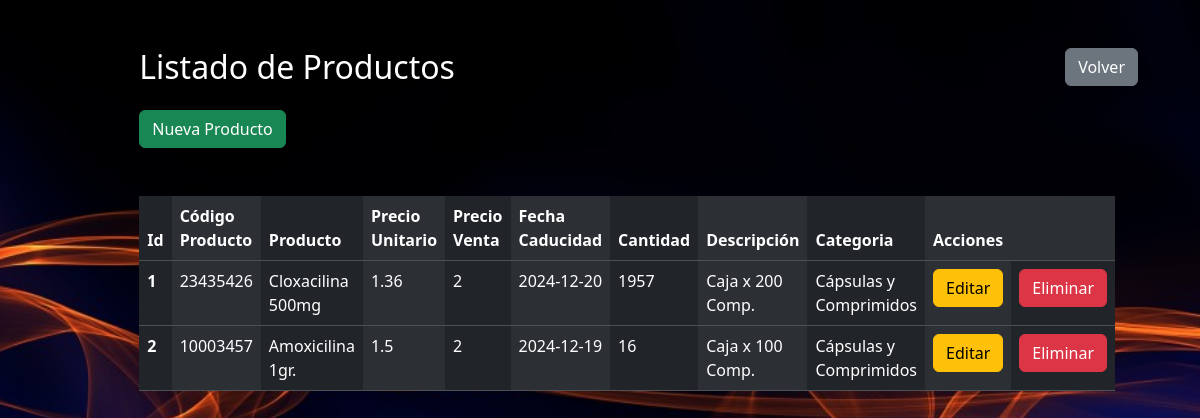
Before: /productos with the older database file.
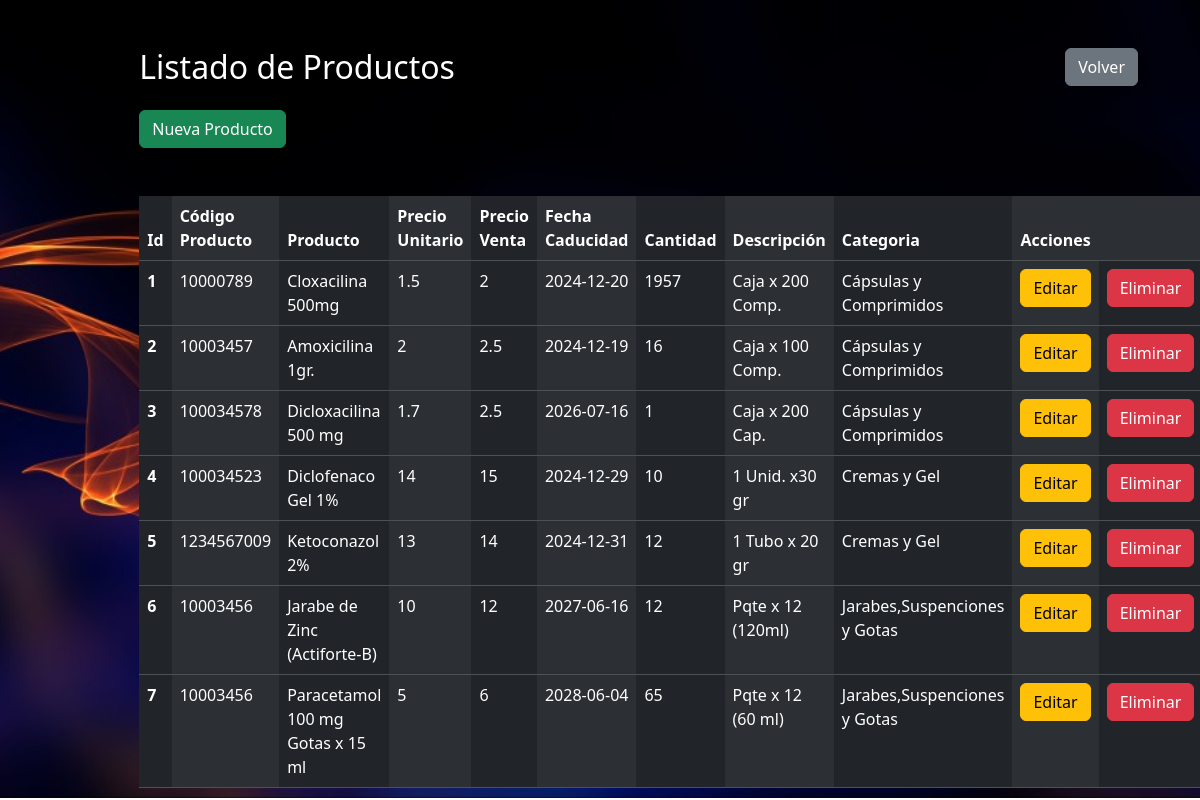
After: the same page with the newer database file.
### tables this page shows
CREATE TABLE producto (
        id_pro INTEGER PRIMARY KEY,
        cod_pro INTEGER NOT NULL,
        nombre_pro TEXT UNIQUE NOT NULL,
        precio_unitario INTEGER NOT NULL,
        precio_de_venta INTEGER NOT NULL,
        fecha_caducidad TEXT NOT NULL,
        cantidad INTEGER NOT NULL,
        descripcion TEXT NOT NULL,
        cod_cate INTEGER NOT NULL,
        FOREIGN KEY (cod_cate) REFERENCES categoria (cod_cate)
        );

CREATE TABLE categoria (
        cod_cate INTEGER PRIMARY KEY,
        nombre_cate TEXT NOT NULL,
        cod_prov INTEGER NOT NULL,
        FOREIGN KEY (cod_prov) REFERENCES proveedores (cod_prov)
        );

### app.py (the view)
@app.route("/productos")
def productos():
    conn=sqlite3.connect("sistema_farmacia.db")
    conn.row_factory=sqlite3.Row
    cursor=conn.cursor()
    cursor.execute('''
        SELECT producto.id_pro, producto.cod_pro, producto.nombre_pro, producto.precio_unitario,
               producto.precio_de_venta, producto.fecha_caducidad, producto.cantidad,
               producto.descripcion, categoria.nombre_cate AS nombre_categoria
        FROM producto
        JOIN categoria ON producto.cod_cate = categoria.cod_cate
    ''')
    productos=cursor.fetchall()
    return render_template("productos/listar_productos.html", productos=productos)

### templates/productos/listar_productos.html (shortened to what this page needs)
<!doctype html>
<html lang="es">
  <head>
    <link href="https://cdn.jsdelivr.net/npm/bootstrap@5.3.3/dist/css/bootstrap.min.css" rel="stylesheet">
    <link rel="stylesheet" href="{{ url_for('static', filename='css/estilos_registro_usuario.css') }}">
    <link rel="stylesheet" href="https://cdnjs.cloudflare.com/ajax/libs/sweetalert/2.1.2/sweetalert.min.css">
  </head>
<body>
    <div class="container mt-5">
        <a href="/admin/dashboard" class="btn btn-secondary volver">Volver</a>
        <div class="row justify-content-center">
            <div class="col-12 col-md-10">
                <h2>Listado de Productos</h2>
                <a href="/productos/nuevo" class="btn btn-success mt-3">Nueva Producto</a>
                <table class="table table-hover table-dark table-striped-columns mt-5">
                    <thead>
                        <tr>
                            <th scope="col">Id</th>
                            <th scope="col">Código Producto</th>
                            <th scope="col">Producto</th>
                            <th scope="col">Precio Unitario</th>
                            <th scope="col">Precio Venta</th>
                            <th scope="col">Fecha Caducidad</th>
                            <th scope="col">Cantidad</th>
                            <th scope="col">Descripción</th>
                            <th scope="col">Categoria</th>
                            <th colspan="2">Acciones</th>
                        </tr>
                    </thead>
                    <tbody>
                        {% for item in productos %}
                        <tr>
                            <th scope="row">{{item['id_pro']}}</th>
                            <td>{{item['cod_pro']}}</td>
                            <td>{{item['nombre_pro']}}</td>
                            <td>{{item['precio_unitario']}}</td>
                            <td>{{item['precio_de_venta']}}</td>
                            <td>{{item['fecha_caducidad']}}</td>
                            <td>{{item['cantidad']}}</td>
                            <td>{{item['descripcion']}}</td>
                            <td>{{item['nombre_categoria']}}</td>
                            <td><a href="/productos/editar/{{item['id_pro']}}" class="btn btn-warning">Editar</a></td>
                            <td><a href="/productos/eliminar/{{item['id_pro']}}"  class="btn btn-danger"onclick="mostrarMensajeEliminado()">Eliminar</a></td>
                        </tr>
                        {% endfor %}
                    </tbody>
                </table>
            </div>
        </div>
    </div>
</body>
</html>

### static/css/estilos_registro_usuario.css (style rules this page uses)
body { padding-top: 0px; background-image: url('../imagenes/fondo_login.jpg'); background-size: cover; background-repeat: no-repeat; background-position: center; height:750px; color:#ffffff; }
.volver { float: right; margin-right: 20px; }

Changed rows visible on the page:
changed producto "Cloxacilina 500mg": cod_pro "23435426" → "10000789"; precio_unitario "1.36" → "1.5"
changed producto "Amoxicilina 1gr.": precio_unitario "1.5" → "2"; precio_de_venta "2" → "2.5"
added producto: id_pro "3", cod_pro "100034578", nombre_pro "Dicloxacilina 500 mg", precio_unitario "1.7", precio_de_venta "2.5", fecha_caducidad "2026-07-16", cantidad "1", descripcion "Caja x 200 Cap.", nombre_categoria "Cápsulas y Comprimidos"
added producto: id_pro "4", cod_pro "100034523", nombre_pro "Diclofenaco Gel 1%", precio_unitario "14", precio_de_venta "15", fecha_caducidad "2024-12-29", cantidad "10", descripcion "1 Unid. x30 gr", nombre_categoria "Cremas y Gel"
added producto: id_pro "5", cod_pro "1234567009", nombre_pro "Ketoconazol 2%", precio_unitario "13", precio_de_venta "14", fecha_caducidad "2024-12-31", cantidad "12", descripcion "1 Tubo x 20 gr", nombre_categoria "Cremas y Gel"
added producto: id_pro "6", cod_pro "10003456", nombre_pro "Jarabe de Zinc (Actiforte-B)", precio_unitario "10", precio_de_venta "12", fecha_caducidad "2027-06-16", cantidad "12", descripcion "Pqte x 12 (120ml)", nombre_categoria "Jarabes,Suspenciones y Gotas"
added producto: id_pro "7", cod_pro "10003456", nombre_pro "Paracetamol 100 mg Gotas x 15 ml", precio_unitario "5", precio_de_venta "6", fecha_caducidad "2028-06-04", cantidad "65", descripcion "Pqte x 12 (60 ml)", nombre_categoria "Jarabes,Suspenciones y Gotas"
